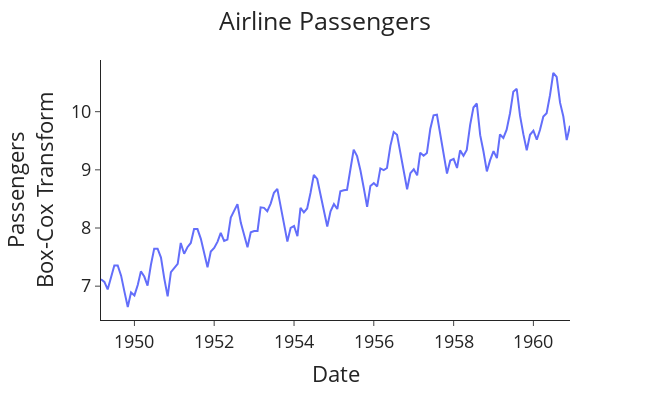

Notebook code for this chart:
### Markdown cell above
### 2) Box-Cox Transform

### Code cell
df['Passengers_box_cox'],lam=boxcox(df['Number_of_Passengers'])
plotting(title='Airline Passengers', data=df, x='Date', y='Passengers_box_cox',
         x_label='Date', y_label='Passengers<br>Box-Cox Transform')

### Figure 1 — Plotly figure (JSON) as saved in the notebook; plotly's stock layout.template omitted (floating-point values rounded to 4 significant figures; data arrays with more than 128 entries replaced by an {"elided": "..."} marker saying what was removed)
{"data": [{"hovertemplate": "Date=%{x}<br>Passengers<br>Box-Cox Transform=%{y}<extra></extra>", "legendgroup": "", "line": {"color": "#636efa", "dash": "solid"}, "marker": {"symbol": "circle"}, "mode": "lines", "name": "", "orientation": "v", "showlegend": false, "type": "scatter", "x": {"elided": "142 str values"}, "xaxis": "x", "y": {"elided": "142 float values"}, "yaxis": "y"}], "layout": {"font": {"size": 18}, "height": 400, "legend": {"tracegroupgap": 0}, "margin": {"t": 60}, "title": {"text": "Airline Passengers", "x": 0.5}, "width": 650, "xaxis": {"anchor": "y", "autorange": true, "domain": [0, 1], "range": ["1949-03-01", "1960-12-01"], "title": {"text": "Date"}, "type": "date"}, "yaxis": {"anchor": "x", "autorange": true, "domain": [0, 1], "range": [6.418, 10.89], "title": {"text": "Passengers<br>Box-Cox Transform"}, "type": "linear"}}}
